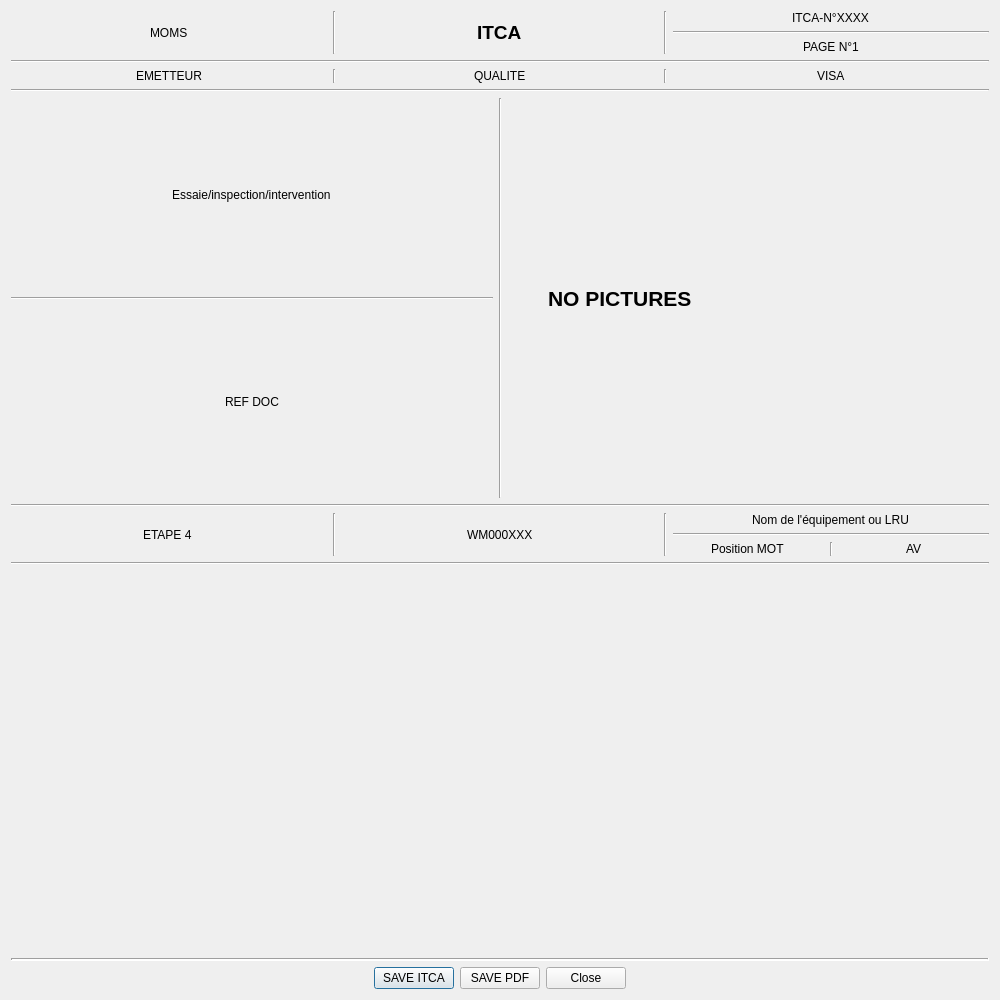
<?xml version="1.0" encoding="UTF-8"?>
<ui version="4.0">
 <class>Dialog</class>
 <widget class="QDialog" name="Dialog">
  <property name="windowModality">
   <enum>Qt::WindowModal</enum>
  </property>
  <property name="geometry">
   <rect>
    <x>0</x>
    <y>0</y>
    <width>1000</width>
    <height>1000</height>
   </rect>
  </property>
  <property name="minimumSize">
   <size>
    <width>1000</width>
    <height>1000</height>
   </size>
  </property>
  <property name="maximumSize">
   <size>
    <width>2000</width>
    <height>1500</height>
   </size>
  </property>
  <property name="windowTitle">
   <string>NEW ITCA</string>
  </property>
  <property name="locale">
   <locale language="English" country="UnitedStates"/>
  </property>
  <layout class="QVBoxLayout" name="verticalLayout">
   <item>
    <layout class="QVBoxLayout" name="verticalLayout_data">
     <property name="bottomMargin">
      <number>0</number>
     </property>
     <item>
      <layout class="QHBoxLayout" name="horizontal_1">
       <item alignment="Qt::AlignHCenter">
        <widget class="QLabel" name="label_moms">
         <property name="text">
          <string>MOMS</string>
         </property>
        </widget>
       </item>
       <item>
        <widget class="Line" name="line_2">
         <property name="orientation">
          <enum>Qt::Vertical</enum>
         </property>
        </widget>
       </item>
       <item alignment="Qt::AlignHCenter">
        <widget class="QLabel" name="label_itca">
         <property name="font">
          <font>
           <pointsize>14</pointsize>
           <weight>75</weight>
           <bold>true</bold>
          </font>
         </property>
         <property name="text">
          <string>ITCA</string>
         </property>
        </widget>
       </item>
       <item>
        <widget class="Line" name="line_3">
         <property name="orientation">
          <enum>Qt::Vertical</enum>
         </property>
        </widget>
       </item>
       <item>
        <layout class="QVBoxLayout" name="verticalLayout_3">
         <item alignment="Qt::AlignHCenter">
          <widget class="QLabel" name="label_itca_number">
           <property name="text">
            <string>ITCA-N°XXXX</string>
           </property>
          </widget>
         </item>
         <item>
          <widget class="Line" name="line_4">
           <property name="orientation">
            <enum>Qt::Horizontal</enum>
           </property>
          </widget>
         </item>
         <item alignment="Qt::AlignHCenter">
          <widget class="QLabel" name="label_page">
           <property name="text">
            <string>PAGE N°1</string>
           </property>
          </widget>
         </item>
        </layout>
       </item>
      </layout>
     </item>
     <item>
      <widget class="Line" name="line_5">
       <property name="orientation">
        <enum>Qt::Horizontal</enum>
       </property>
      </widget>
     </item>
     <item>
      <layout class="QHBoxLayout" name="horizontalLayout">
       <property name="leftMargin">
        <number>0</number>
       </property>
       <item alignment="Qt::AlignHCenter">
        <widget class="QLabel" name="label_emetteur">
         <property name="text">
          <string>EMETTEUR</string>
         </property>
        </widget>
       </item>
       <item>
        <widget class="Line" name="line_6">
         <property name="orientation">
          <enum>Qt::Vertical</enum>
         </property>
        </widget>
       </item>
       <item alignment="Qt::AlignHCenter">
        <widget class="QLabel" name="label_qualite">
         <property name="text">
          <string>QUALITE</string>
         </property>
        </widget>
       </item>
       <item>
        <widget class="Line" name="line_7">
         <property name="orientation">
          <enum>Qt::Vertical</enum>
         </property>
        </widget>
       </item>
       <item alignment="Qt::AlignHCenter">
        <widget class="QLabel" name="label_visa">
         <property name="text">
          <string>VISA</string>
         </property>
        </widget>
       </item>
      </layout>
     </item>
     <item>
      <widget class="Line" name="line_9">
       <property name="orientation">
        <enum>Qt::Horizontal</enum>
       </property>
      </widget>
     </item>
     <item>
      <layout class="QHBoxLayout" name="horizontalLayout_2">
       <item>
        <layout class="QVBoxLayout" name="verticalLayout_4">
         <item alignment="Qt::AlignHCenter">
          <widget class="QLabel" name="label_intervention">
           <property name="text">
            <string>Essaie/inspection/intervention</string>
           </property>
          </widget>
         </item>
         <item>
          <widget class="Line" name="line_8">
           <property name="orientation">
            <enum>Qt::Horizontal</enum>
           </property>
          </widget>
         </item>
         <item alignment="Qt::AlignHCenter">
          <widget class="QLabel" name="label_ref_doc">
           <property name="text">
            <string>REF DOC</string>
           </property>
          </widget>
         </item>
        </layout>
       </item>
       <item>
        <widget class="Line" name="line_16">
         <property name="orientation">
          <enum>Qt::Vertical</enum>
         </property>
        </widget>
       </item>
       <item alignment="Qt::AlignHCenter|Qt::AlignVCenter">
        <widget class="QLabel" name="label_pixmap">
         <property name="minimumSize">
          <size>
           <width>400</width>
           <height>400</height>
          </size>
         </property>
         <property name="font">
          <font>
           <pointsize>16</pointsize>
           <weight>75</weight>
           <bold>true</bold>
          </font>
         </property>
         <property name="text">
          <string>NO PICTURES</string>
         </property>
        </widget>
       </item>
      </layout>
     </item>
     <item>
      <widget class="Line" name="line_10">
       <property name="orientation">
        <enum>Qt::Horizontal</enum>
       </property>
      </widget>
     </item>
     <item>
      <layout class="QHBoxLayout" name="horizontalLayout_3">
       <property name="topMargin">
        <number>0</number>
       </property>
       <property name="bottomMargin">
        <number>0</number>
       </property>
       <item alignment="Qt::AlignHCenter">
        <widget class="QLabel" name="label_etape">
         <property name="text">
          <string>ETAPE 4 </string>
         </property>
        </widget>
       </item>
       <item>
        <widget class="Line" name="line_11">
         <property name="orientation">
          <enum>Qt::Vertical</enum>
         </property>
        </widget>
       </item>
       <item alignment="Qt::AlignHCenter">
        <widget class="QLabel" name="label_mot">
         <property name="text">
          <string>WM000XXX</string>
         </property>
        </widget>
       </item>
       <item>
        <widget class="Line" name="line_12">
         <property name="orientation">
          <enum>Qt::Vertical</enum>
         </property>
        </widget>
       </item>
       <item>
        <layout class="QVBoxLayout" name="verticalLayout_5">
         <item alignment="Qt::AlignHCenter">
          <widget class="QLabel" name="label_lru">
           <property name="text">
            <string>Nom de l'équipement ou LRU</string>
           </property>
          </widget>
         </item>
         <item>
          <widget class="Line" name="line_14">
           <property name="orientation">
            <enum>Qt::Horizontal</enum>
           </property>
          </widget>
         </item>
         <item>
          <layout class="QHBoxLayout" name="horizontalLayout_5">
           <property name="topMargin">
            <number>0</number>
           </property>
           <item alignment="Qt::AlignHCenter">
            <widget class="QLabel" name="label_position_mot">
             <property name="text">
              <string>Position MOT</string>
             </property>
            </widget>
           </item>
           <item>
            <widget class="Line" name="line_13">
             <property name="orientation">
              <enum>Qt::Vertical</enum>
             </property>
            </widget>
           </item>
           <item alignment="Qt::AlignHCenter">
            <widget class="QLabel" name="label_av">
             <property name="text">
              <string>AV</string>
             </property>
            </widget>
           </item>
          </layout>
         </item>
        </layout>
       </item>
      </layout>
     </item>
     <item>
      <widget class="Line" name="line_15">
       <property name="orientation">
        <enum>Qt::Horizontal</enum>
       </property>
      </widget>
     </item>
     <item>
      <spacer name="verticalSpacer">
       <property name="orientation">
        <enum>Qt::Vertical</enum>
       </property>
       <property name="sizeHint" stdset="0">
        <size>
         <width>20</width>
         <height>40</height>
        </size>
       </property>
      </spacer>
     </item>
    </layout>
   </item>
   <item>
    <widget class="Line" name="line">
     <property name="minimumSize">
      <size>
       <width>0</width>
       <height>3</height>
      </size>
     </property>
     <property name="lineWidth">
      <number>2</number>
     </property>
     <property name="orientation">
      <enum>Qt::Horizontal</enum>
     </property>
    </widget>
   </item>
   <item>
    <layout class="QHBoxLayout" name="horizontalLayout_cmd">
     <item>
      <spacer name="horizontalSpacer">
       <property name="orientation">
        <enum>Qt::Horizontal</enum>
       </property>
       <property name="sizeHint" stdset="0">
        <size>
         <width>40</width>
         <height>20</height>
        </size>
       </property>
      </spacer>
     </item>
     <item>
      <widget class="QPushButton" name="pushButton_itca">
       <property name="text">
        <string>SAVE ITCA</string>
       </property>
      </widget>
     </item>
     <item>
      <widget class="QPushButton" name="pushButton_pdf">
       <property name="text">
        <string>SAVE PDF</string>
       </property>
      </widget>
     </item>
     <item>
      <widget class="QPushButton" name="pushButton_cancel">
       <property name="text">
        <string>Close</string>
       </property>
      </widget>
     </item>
     <item>
      <spacer name="horizontalSpacer_2">
       <property name="orientation">
        <enum>Qt::Horizontal</enum>
       </property>
       <property name="sizeHint" stdset="0">
        <size>
         <width>40</width>
         <height>20</height>
        </size>
       </property>
      </spacer>
     </item>
    </layout>
   </item>
  </layout>
 </widget>
 <tabstops>
  <tabstop>pushButton_pdf</tabstop>
  <tabstop>pushButton_cancel</tabstop>
 </tabstops>
 <resources/>
 <connections>
  <connection>
   <sender>pushButton_cancel</sender>
   <signal>clicked()</signal>
   <receiver>Dialog</receiver>
   <slot>reject()</slot>
   <hints>
    <hint type="sourcelabel">
     <x>371</x>
     <y>637</y>
    </hint>
    <hint type="destinationlabel">
     <x>324</x>
     <y>224</y>
    </hint>
   </hints>
  </connection>
 </connections>
 <slots>
  <slot>move_down()</slot>
  <slot>up()</slot>
  <slot>down()</slot>
  <slot>erase_all()</slot>
  <slot>erase()</slot>
  <slot>reset_all()</slot>
  <slot>show_hide_password()</slot>
 </slots>
</ui>
